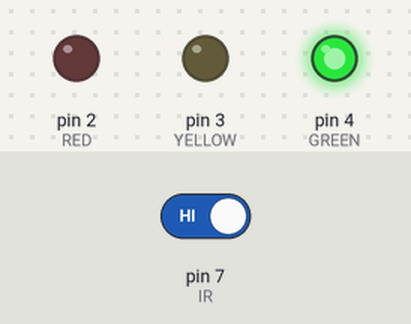
Recording of a sketch running on a simulated Arduino Uno, built with avr-gcc and run on an emulated ATmega328P. On the bench: output pins drawn as LEDs (lit = HIGH). The inputs (shaded band) are chosen by the test bench; at power-on: pin 7 (IR) HIGH.

Above: at 1.2 s.
1.3 s: pin 7 (IR) driven LOW
At 2.1 s:
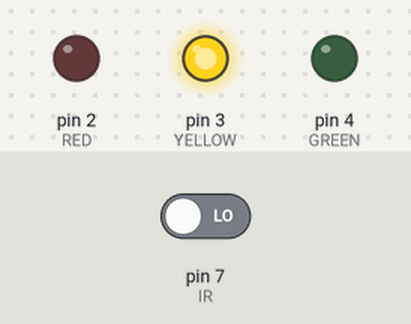
At 3.1 s:
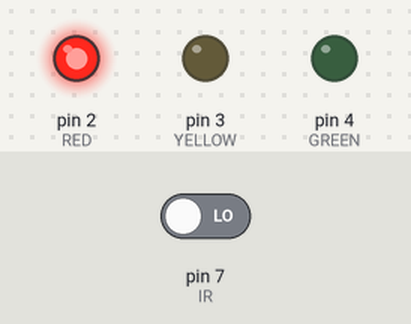
Timing chart, 0 to 9.8 s (numbered marks = the images above; inputs shaded):
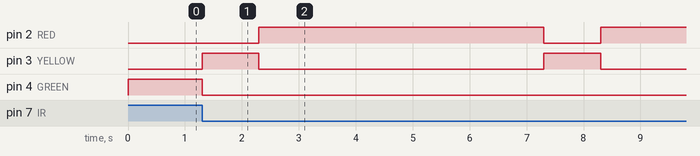

The sketch:

exp09_pedestrian_traffic_light.ino
```cpp
const int RED    = 2;
const int YELLOW = 3;
const int GREEN  = 4;
const int IR     = 7;   // IR sensor OUT pin

void setup() {
  pinMode(RED, OUTPUT);
  pinMode(YELLOW, OUTPUT);
  pinMode(GREEN, OUTPUT);
  pinMode(IR, INPUT);
}

void loop() {
  // Normal state: green ON
  digitalWrite(GREEN, HIGH);
  digitalWrite(YELLOW, LOW);
  digitalWrite(RED, LOW);

  // Change LOW to HIGH if your IR module works the opposite way
  if (digitalRead(IR) == LOW) {
    // Object detected: green OFF, yellow ON for 1 second
    digitalWrite(GREEN, LOW);
    digitalWrite(YELLOW, HIGH);
    delay(1000);

    // Pedestrian crossing: yellow OFF, red ON for 5 seconds
    digitalWrite(YELLOW, LOW);
    digitalWrite(RED, HIGH);
    delay(5000);
  }
}
```

Measured:
- after the input at 1.3 s, pin 2 (RED): LOW → HIGH after 1.0 s, → LOW 5.0 s later, → HIGH 1.0 s later; pin 3 (YELLOW): alternates HIGH for 1.0 s and LOW for 5.0 s, starting at once; pin 4 (GREEN): HIGH → LOW at once
